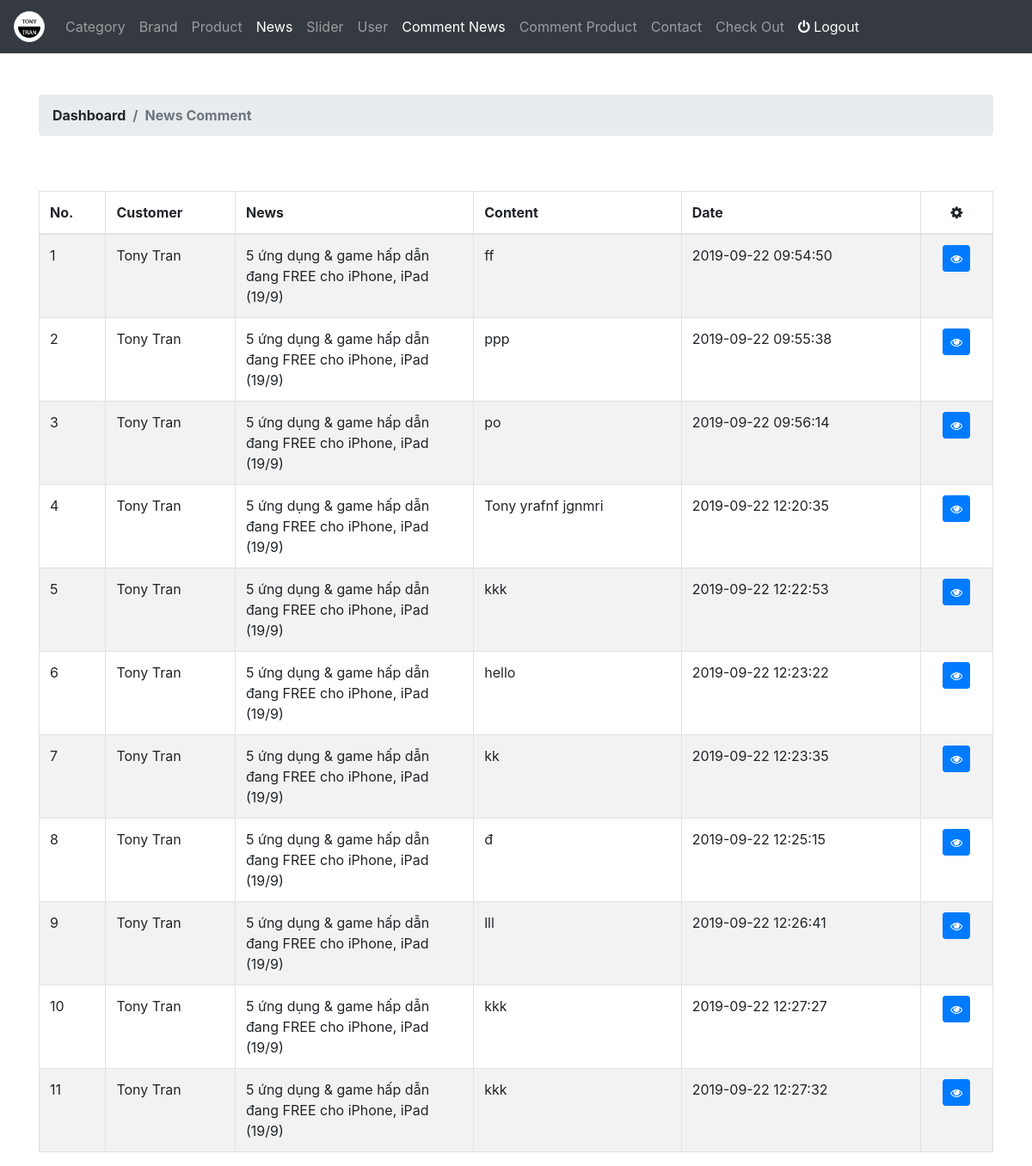
/admin/news-comment/index (signed in), run on the app's committed database.
### tables this page shows
CREATE TABLE `news_comments` (
  `id` int(10) UNSIGNED NOT NULL,
  `customer_id` int(10) UNSIGNED NOT NULL,
  `news_id` int(10) UNSIGNED NOT NULL,
  `content` text NOT NULL,
  `create_at` timestamp NOT NULL DEFAULT CURRENT_TIMESTAMP
);

CREATE TABLE `customers` (
  `id` int(11) UNSIGNED NOT NULL,
  `user_id` int(11) UNSIGNED NOT NULL,
  `name` varchar(255) NOT NULL,
  `address` text NOT NULL,
  `phone` varchar(255) NOT NULL,
  `create_at` timestamp NOT NULL DEFAULT CURRENT_TIMESTAMP,
  `update_at` timestamp NULL DEFAULT NULL ON UPDATE CURRENT_TIMESTAMP
);

CREATE TABLE `news` (
  `id` int(10) UNSIGNED NOT NULL,
  `image` text NOT NULL,
  `title` varchar(255) NOT NULL,
  `slug` varchar(255) NOT NULL,
  `description` varchar(255) NOT NULL,
  `content` text NOT NULL,
  `view` int(11) NOT NULL,
  `create_at` timestamp NOT NULL DEFAULT CURRENT_TIMESTAMP,
  `update_at` timestamp NULL DEFAULT NULL ON UPDATE CURRENT_TIMESTAMP
);

### controllers/NewsCommentController.php (called while the page is built, shortened)
<?php
class NewsCommentController
{
	private $news_comment;
	private $news;
	private $customer;
	public function __construct()
	{
		$this->news_comment = new NewsComment();
		$this->news = new News();
		$this->customer = new Customer();
	}
	public function index()
    {
    	$news_comment = $this->news_comment->all();
    	$news = $this->news->all();
    	$customer = $this->customer->all();
    	require_once '../views/admin/header.php';
 		require_once '../views/admin/news-comment/list.php';
 		require_once '../views/admin/footer.php';
    }
}
?>

### models/Connection.php (called while the page is built, shortened)
<?php
class Connection
{
	public function __construct()
	{
		$this->connect = $this->connect();
	}
	private function connect()
	{
		$servername = "localhost";
		$dbname = "ecommerce_php";
		$username = "root";
		$password = "";
		try {
			$connect = new PDO("mysql:host=$servername; dbname=$dbname", $username, $password);
			$connect->setAttribute(PDO::ATTR_ERRMODE, PDO::ERRMODE_EXCEPTION);
		} catch (Exception $e) {
			echo $e->getMessage();
		}
		return $connect;
	}
}
?>

### models/Model.php (called while the page is built, shortened)
<?php
require_once 'Connection.php';
class Model extends Connection
{
	protected $table;
	public function all()
	{
		$data = array();
		$query = "SELECT * FROM ".$this->table;
		$stmt = $this->connect->prepare($query);
		if($stmt->execute())
		{
			$result = $stmt->fetchAll();
			foreach ($result as $row) {
				$data[] = $row;
			}
			return $data;
		}
		return false;
	}
}
?>

### views/admin/news-comment/list.php (the view, shortened to what this page needs)
<div class="container">
    <div class="row mt-5 font-weight-bolder">
        <div class="col-12">
            <nav aria-label="breadcrumb">
                <ol class="breadcrumb">
                    <li class="breadcrumb-item">Dashboard</li>
                    <li class="breadcrumb-item active" aria-current="page">News Comment</li>
                </ol>
            </nav>
        </div>
    </div>
    <div class="row mt-5">
        <div class="col-12">
             <table class="table table-striped table-bordered">
                <thead>
                    <tr>
                        <th>No.</th>
                        <th>Customer</th>
                        <th class="w-25">News</th>
                        <th>Content</th>
                        <th>Date</th>
                        <th class="text-center"><span><i class="fa fa-cog"></i></span></th>
                    </tr>
                </thead>
                <tbody>
                    <?php
                    if(count($news_comment) > 0)
                        {
                        $index = 0;
                        foreach ($news_comment as $nec) {
                            $index++;
                    ?>
                    <tr>
                        <td><?= $index ?></td>
                        <td>
                        <?php
                        foreach ($customer as $cus) {
                            if($cus['id'] == $nec['customer_id'])
                            {
                                if($cus['name'] == '')
                                {
                                    echo 'Anonymous';
                                }
                                else
                                {
                                    echo $cus['name'];
                                }
                            }
                        }
                        ?>
                        </td>
                        <td>
                        <?php
                        foreach ($news as $new) {
                            if($new['id'] == $nec['news_id'])
                            {
                                $slug = $new['slug'];
                                if($new['title'] == '')
                                {
                                    echo 'Anonymous';
                                }
                                else
                                {
                                    echo $new['title'];
                                }
                            }
                        }
                        ?>
                        </td>
                        <td><?= $nec['content'] ?></td>
                        <td><?= $nec['create_at'] ?></td>
                        <td class="text-center"><button class="btn btn-primary btn-sm view-news" data-id="<?= $nec['news_id'] ?>" data-slug="<?= $slug ?>" data-toggle="modal" data-target="#view"><i class="fa fa-eye"></i></button></td>
                    </tr>
                    <?php
                        }
                    }
                    else
                    {
                    ?>
                    <tr>
                        <td>Not Data</td>
                    </tr>
                    <?php
                    }
                    ?>
                </tbody>
            </table>
        </div>
    </div>
</div>

### data on the page
news_comments: content "ff", create_at "2019-09-22 09:54:50"
customers: name "Tony Tran"
news: title "5 ứng dụng & game hấp dẫn đang FREE cho iPhone, iPad (19/9)"
news_comments: content "ppp", create_at "2019-09-22 09:55:38"
news_comments: content "po", create_at "2019-09-22 09:56:14"
news_comments: content "Tony yrafnf jgnmri", create_at "2019-09-22 12:20:35"
news_comments: content "kkk", create_at "2019-09-22 12:22:53"
news_comments: content "hello", create_at "2019-09-22 12:23:22"
news_comments: content "kk", create_at "2019-09-22 12:23:35"
news_comments: content "đ", create_at "2019-09-22 12:25:15"
news_comments: content "lll", create_at "2019-09-22 12:26:41"
news_comments: content "kkk", create_at "2019-09-22 12:27:27"
news_comments: content "kkk", create_at "2019-09-22 12:27:32"
